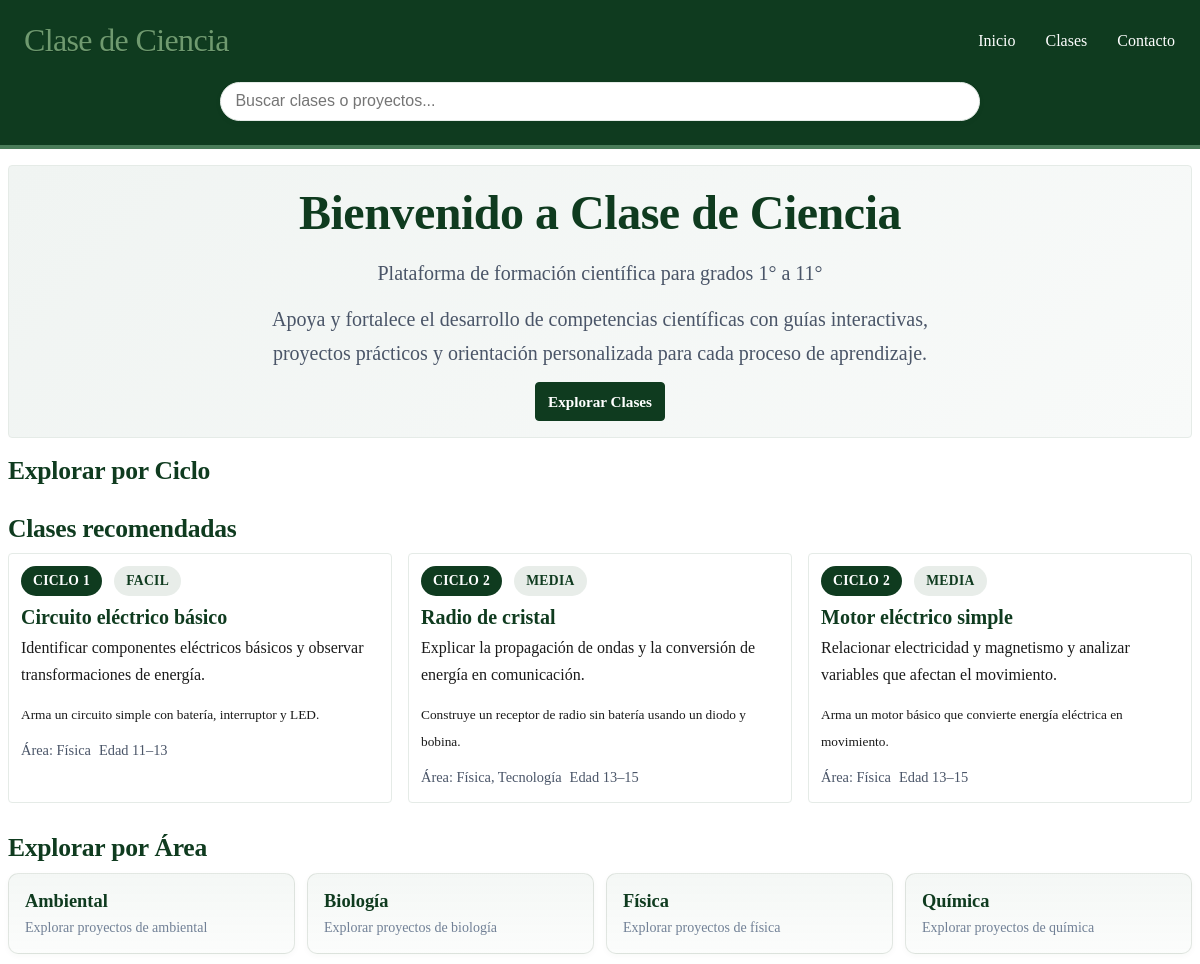
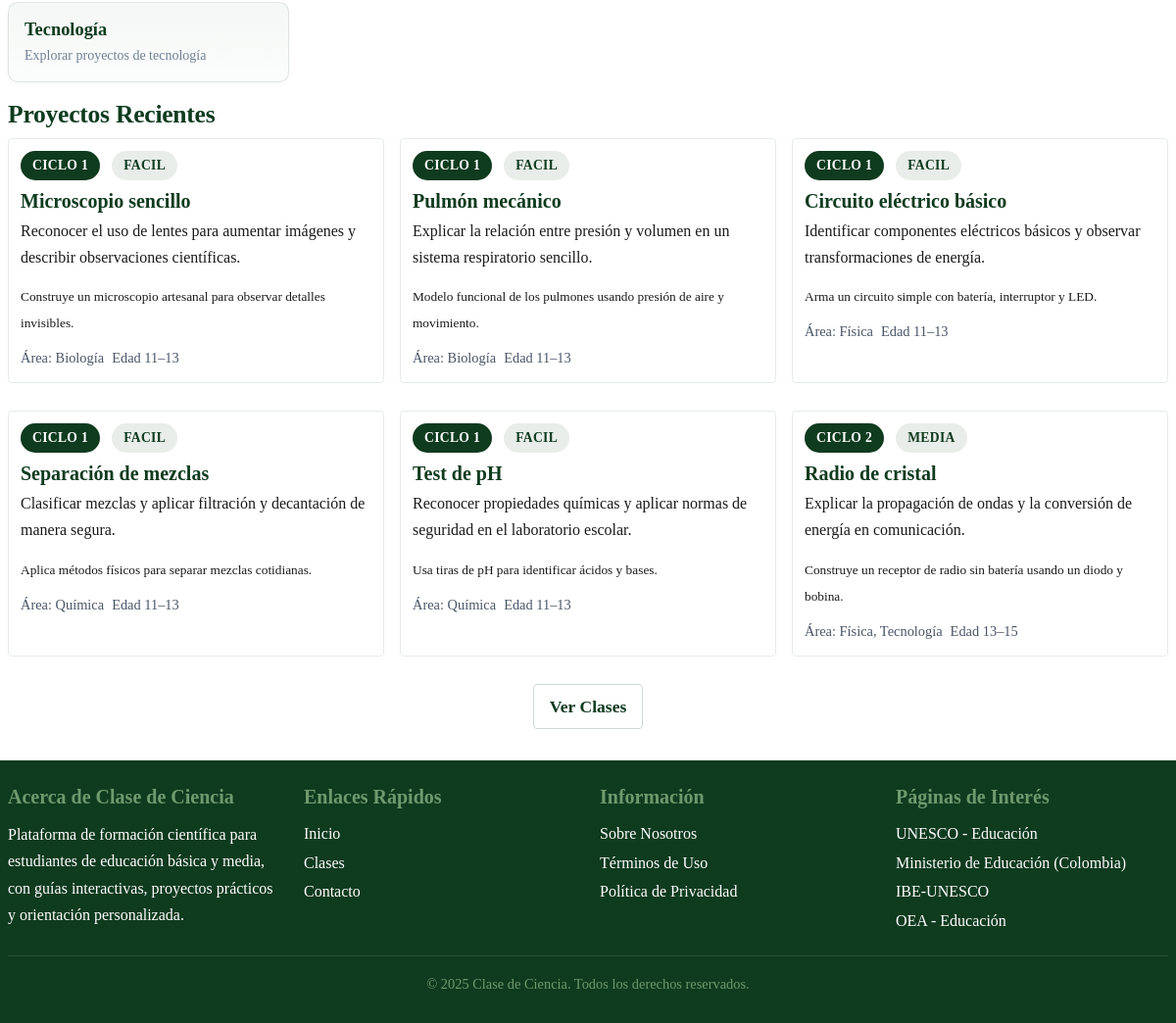
Before: / with the older database file (2 pictures, top to bottom).
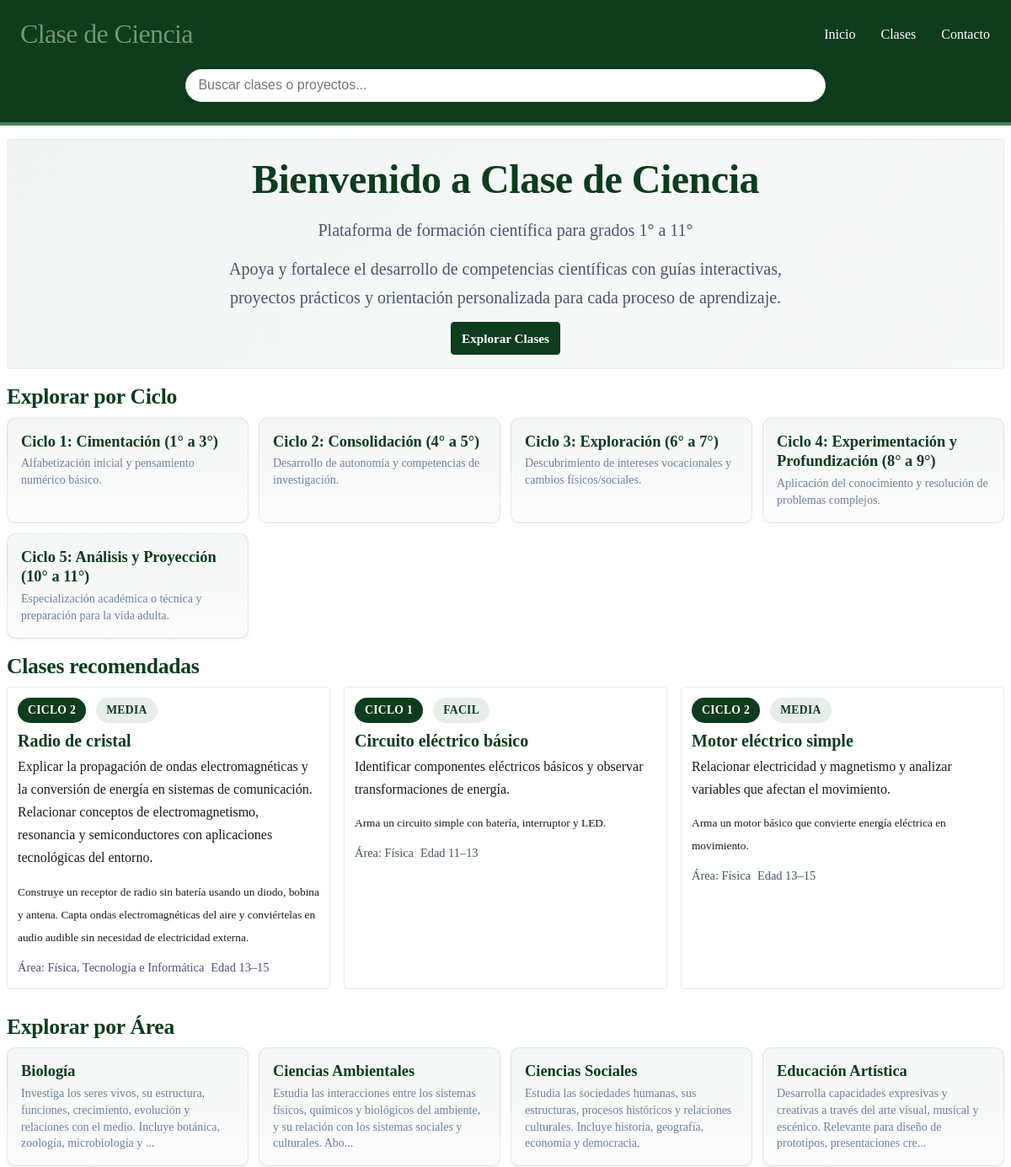
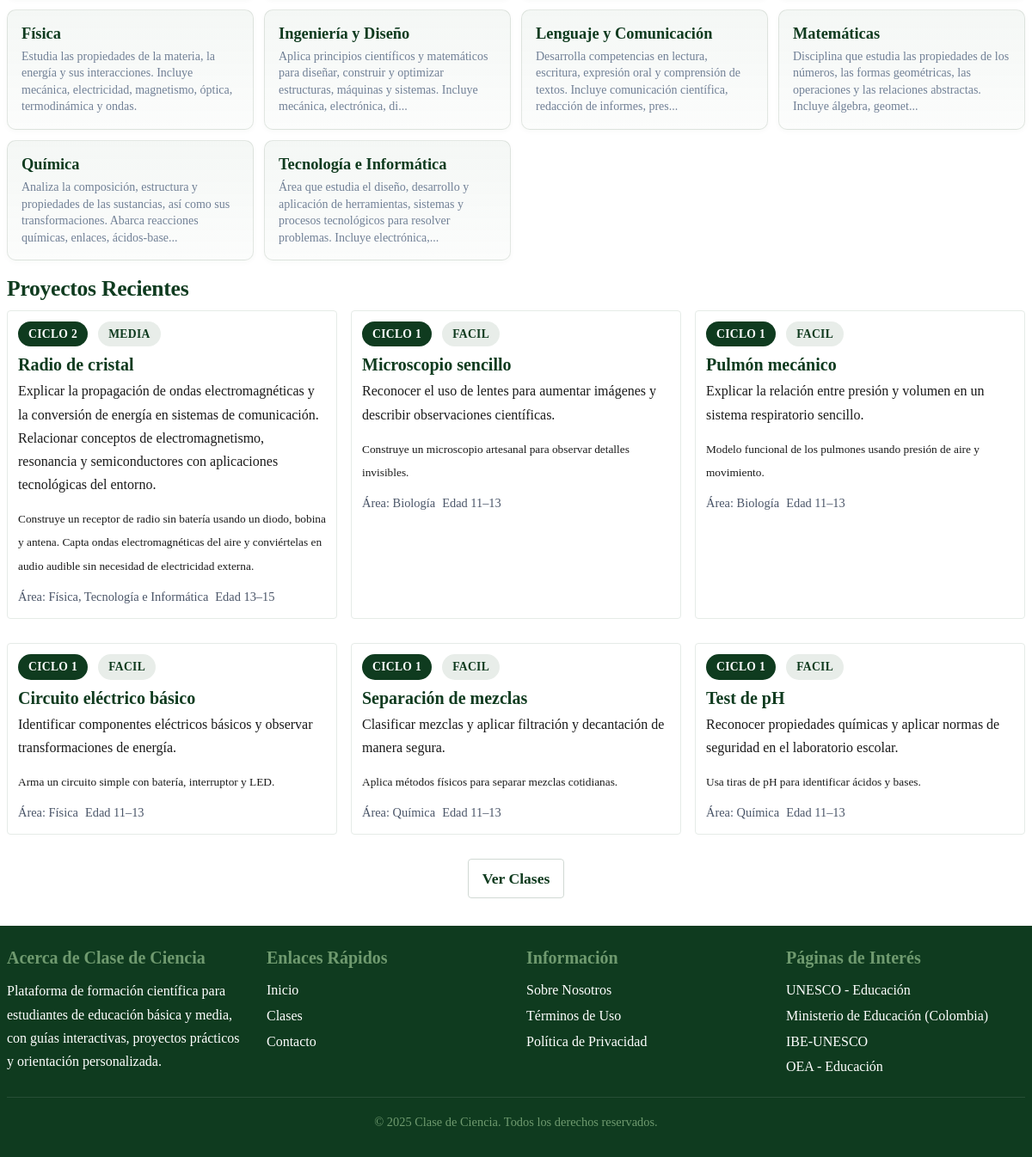
After: the same page with the newer database file (2 pictures, top to bottom).
### tables this page shows
CREATE TABLE `clases` (
  `id` int(11) NOT NULL,
  `nombre` varchar(180) NOT NULL,
  `slug` varchar(180) NOT NULL,
  `ciclo` tinyint(1) NOT NULL,
  `grados` longtext DEFAULT NULL CHECK (json_valid(`grados`)),
  `dificultad` varchar(32) DEFAULT NULL,
  `duracion_minutos` int(11) DEFAULT NULL,
  `resumen` text DEFAULT NULL,
  `objetivo_aprendizaje` text DEFAULT NULL,
  `imagen_portada` varchar(255) DEFAULT NULL,
  `video_portada` varchar(255) DEFAULT NULL,
  `seguridad` longtext DEFAULT NULL CHECK (json_valid(`seguridad`)),
  `seo_title` varchar(160) DEFAULT NULL,
  `seo_description` varchar(255) DEFAULT NULL,
  `canonical_url` varchar(255) DEFAULT NULL,
  `activo` tinyint(1) NOT NULL DEFAULT 1,
  `destacado` tinyint(1) NOT NULL DEFAULT 0,
  `orden_popularidad` int(11) NOT NULL DEFAULT 0,
  `status` enum('draft','published') NOT NULL DEFAULT 'draft',
  `published_at` datetime DEFAULT NULL,
  `autor` varchar(120) DEFAULT NULL,
  `contenido_html` mediumtext DEFAULT NULL,
  `created_at` datetime NOT NULL DEFAULT current_timestamp(),
  `updated_at` datetime NOT NULL DEFAULT current_timestamp() ON UPDATE current_timestamp()
);

CREATE TABLE `areas` (
  `id` int(11) NOT NULL,
  `nombre` varchar(80) NOT NULL,
  `slug` varchar(80) NOT NULL,
  `explicacion` text DEFAULT NULL
);

CREATE TABLE `ciclos` (
  `id` int(11) NOT NULL,
  `numero` int(11) NOT NULL COMMENT 'Número de ciclo (0-5)',
  `nombre` varchar(100) NOT NULL COMMENT 'Nombre del ciclo (ej: Exploración)',
  `slug` varchar(100) NOT NULL COMMENT 'URL-friendly identifier',
  `edad_min` int(11) NOT NULL COMMENT 'Edad mínima en años',
  `edad_max` int(11) NOT NULL COMMENT 'Edad máxima en años',
  `grados` longtext NOT NULL COMMENT 'Array JSON de grados (ej: [6,7])',
  `grados_texto` varchar(100) DEFAULT NULL COMMENT 'Representación textual de grados (ej: 6° a 7°)',
  `proposito` text NOT NULL COMMENT 'Propósito educativo del ciclo',
  `explicacion` text DEFAULT NULL COMMENT 'Explicación detallada del ciclo',
  `nivel_educativo` varchar(100) DEFAULT NULL COMMENT 'Equivalencia en sistema colombiano',
  `isced_level` varchar(20) DEFAULT NULL COMMENT 'Código UNESCO ISCED',
  `activo` tinyint(1) NOT NULL DEFAULT 1 COMMENT 'Si el ciclo está activo para uso',
  `orden` int(11) NOT NULL DEFAULT 0 COMMENT 'Orden de visualización'
);

### includes/db-functions.php (called while the page is built, shortened)
<?php
function cdc_get_featured_proyectos($pdo, $limit = 3) {
    $sql = "SELECT c.*, GROUP_CONCAT(DISTINCT a.nombre SEPARATOR ', ') AS areas_nombres
            FROM clases c
            LEFT JOIN clase_areas ca ON ca.clase_id = c.id
            LEFT JOIN areas a ON a.id = ca.area_id
            WHERE c.activo = 1 AND c.destacado = 1
            GROUP BY c.id
            ORDER BY c.updated_at DESC
            LIMIT ?";
    $stmt = $pdo->prepare($sql);
    $stmt->execute([$limit]);
    return $stmt->fetchAll();
}
function cdc_get_recent_proyectos($pdo, $limit = 6) {
    $sql = "SELECT c.*, GROUP_CONCAT(DISTINCT a.nombre SEPARATOR ', ') AS areas_nombres
            FROM clases c
            LEFT JOIN clase_areas ca ON ca.clase_id = c.id
            LEFT JOIN areas a ON a.id = ca.area_id
            WHERE c.activo = 1
            GROUP BY c.id
            ORDER BY c.updated_at DESC
            LIMIT ?";
    $stmt = $pdo->prepare($sql);
    $stmt->execute([$limit]);
    return $stmt->fetchAll();
}
function cdc_get_areas($pdo) {
    $stmt = $pdo->query("SELECT id, nombre, slug, explicacion FROM areas ORDER BY nombre");
    $rows = $stmt->fetchAll();
    foreach ($rows as &$row) {
        $explicacion = $row['explicacion'] ?? '';
        if (!empty($explicacion)) {
            $sentences = preg_split('/(?<=[.!?])\s+/', $explicacion, 3);
            $resumen = isset($sentences[0]) && isset($sentences[1])
                ? $sentences[0] . ' ' . $sentences[1]
                : $sentences[0] ?? '';
            if (strlen($resumen) > 150) {
                $resumen = mb_substr($resumen, 0, 147) . '...';
            }
        } else {
            $row['descripcion'] = 'Explorar proyectos de ' . strtolower($row['nombre']);
        }
    }
    return $rows;
}
function cdc_get_ciclos($pdo, $activo_only = true) {
    try {
        $sql = "SELECT numero, nombre, slug, edad_min, edad_max, grados, grados_texto,
                       proposito, explicacion, nivel_educativo, isced_level, activo, orden
                FROM ciclos ";
        if ($activo_only) {
            $sql .= "WHERE activo = 1 ";
        }
        $sql .= "ORDER BY orden ASC, numero ASC";
        $stmt = $pdo->query($sql);
        $rows = $stmt->fetchAll();
        foreach ($rows as &$row) {
            $proposito = $row['proposito'] ?? '';
            if (!empty($proposito)) {
                $sentences = preg_split('/(?<=[.!?])\s+/', $proposito, 2);
            } else {
                $row['proposito_corto'] = '';
            }
        }
        return $rows;
    } catch (Exception $e) {
        error_log('Error en cdc_get_ciclos: ' . $e->getMessage());
        return [];
    }
}

### includes/functions.php (called while the page is built, shortened)
<?php
function h($string) {
    return htmlspecialchars($string, ENT_QUOTES, 'UTF-8');
}

### index.php (the view, shortened to what this page needs)
<?php
require_once 'config.php';
require_once 'includes/functions.php';
require_once 'includes/db-functions.php';
$featured_projects = cdc_get_featured_proyectos($pdo, 3);
$recent_projects = cdc_get_recent_proyectos($pdo, 6);
$areas = cdc_get_areas($pdo);
$ciclos = cdc_get_ciclos($pdo, true);
include 'includes/header.php';
?>
<div class="container">
    <section class="hero">
        <h2>Bienvenido a <?= SITE_NAME ?></h2>
        <p class="hero-subtitle">Plataforma de formación científica para grados 1° a 11°</p>
        <p>Apoya y fortalece el desarrollo de competencias científicas con guías interactivas, proyectos prácticos y orientación personalizada para cada proceso de aprendizaje.</p>
        <div class="hero-actions">
            <a href="/clases" class="btn btn-primary">Explorar Clases</a>
        </div>
    </section>
        <section class="sections-overview">
            <h2>Explorar por Ciclo</h2>
            <div class="sections-grid">
                <?php foreach ($ciclos as $c): ?>
                <a href="/<?= h($c['slug']) ?>" class="section-card">
                    <h3>Ciclo <?= h($c['numero']) ?>: <?= h($c['nombre']) ?> (<?= h($c['grados_texto']) ?>)</h3>
                    <p><?= h($c['proposito_corto']) ?></p>
                </a>
                <?php endforeach; ?>
            </div>
        </section>
    <?php if (!empty($featured_projects)): ?>
    <section class="featured-articles">
        <h2>Clases recomendadas</h2>
        <div class="articles-grid featured">
            <?php foreach ($featured_projects as $p): ?>
            <article class="article-card featured" data-href="/proyecto.php?slug=<?= h($p['slug']) ?>">
                <a class="card-link" href="/proyecto.php?slug=<?= h($p['slug']) ?>">
                    <div class="card-content">
                        <div class="card-meta">
                            <span class="section-badge">Ciclo <?= h($p['ciclo']) ?></span>
                            <span class="difficulty-badge"><?= h(ucfirst($p['dificultad'])) ?></span>
                        </div>
                        <h3><?= h($p['nombre']) ?></h3>
                        <?php if (!empty($p['objetivo_aprendizaje'])): ?>
                        <p class="objective"><?= h($p['objetivo_aprendizaje']) ?></p>
                        <?php endif; ?>
                        <?php if (!empty($p['resumen'])): ?>
                        <p class="excerpt"><small><?= h($p['resumen']) ?></small></p>
                        <?php endif; ?>
                        <div class="card-footer">
                            <?php
                            $edad_label = '';
                            if (!empty($p['seguridad'])) {
                                $seg = json_decode($p['seguridad'], true);
                                if (is_array($seg) && isset($seg['edad_min'], $seg['edad_max'])) {
                                    $edad_label = 'Edad ' . (int)$seg['edad_min'] . '–' . (int)$seg['edad_max'];
                                }
                            }
                            $area_label = !empty($p['areas_nombres']) ? $p['areas_nombres'] : '';
                            ?>
                            <?php if ($area_label): ?><span class="area">Área: <?= h($area_label) ?></span><?php endif; ?>
                            <?php if ($edad_label): ?><span class="age"><?= h($edad_label) ?></span><?php endif; ?>
                        </div>
                    </div>
                </a>
            </article>
            <?php endforeach; ?>
        </div>
    </section>
    <?php endif; ?>
    <section class="sections-overview">
        <h2>Explorar por Área</h2>
        <div class="sections-grid">
            <?php foreach ($areas as $a): ?>
            <a href="/<?= h($a['slug']) ?>" class="section-card area-card">
                <h3><?= h($a['nombre']) ?></h3>
                <p class="area-description"><?= h($a['descripcion']) ?></p>
            </a>
            <?php endforeach; ?>
        </div>
    </section>
    <?php if (!empty($recent_projects)): ?>
    <section class="recent-articles">
        <h2>Proyectos Recientes</h2>
        <div class="articles-grid">
            <?php foreach ($recent_projects as $p): ?>
            <article class="article-card" data-href="/proyecto.php?slug=<?= h($p['slug']) ?>">
                <a class="card-link" href="/proyecto.php?slug=<?= h($p['slug']) ?>">
                    <div class="card-content">
                        <div class="card-meta">
                            <span class="section-badge">Ciclo <?= h($p['ciclo']) ?></span>
                            <span class="difficulty-badge"><?= h(ucfirst($p['dificultad'])) ?></span>
                        </div>
                        <h3><?= h($p['nombre']) ?></h3>
                        <?php if (!empty($p['objetivo_aprendizaje'])): ?>
                        <p class="objective"><?= h($p['objetivo_aprendizaje']) ?></p>
                        <?php endif; ?>
                        <?php if (!empty($p['resumen'])): ?>
                        <p class="excerpt"><small><?= h($p['resumen']) ?></small></p>
                        <?php endif; ?>
                        <div class="card-footer">
                            <?php
                            $edad_label = '';
                            if (!empty($p['seguridad'])) {
                                $seg = json_decode($p['seguridad'], true);
                                if (is_array($seg) && isset($seg['edad_min'], $seg['edad_max'])) {
                                    $edad_label = 'Edad ' . (int)$seg['edad_min'] . '–' . (int)$seg['edad_max'];
                                }
                            }
                            $area_label = !empty($p['areas_nombres']) ? $p['areas_nombres'] : '';
                            ?>
                            <?php if ($area_label): ?><span class="area">Área: <?= h($area_label) ?></span><?php endif; ?>
                            <?php if ($edad_label): ?><span class="age"><?= h($edad_label) ?></span><?php endif; ?>
                        </div>
                    </div>
                </a>
            </article>
            <?php endforeach; ?>
        </div>
        <div class="text-center">
            <a href="/clases" class="btn btn-secondary">Ver Clases</a>
        </div>
    </section>
    <?php endif; ?>
</div>
<?php include 'includes/footer.php'; ?>

### includes/header.php (shortened to what this page needs)
<!DOCTYPE html>
<html lang="en">
<head>
    <link rel="stylesheet" href="/assets/css/style.css">
    <link rel="stylesheet" href="/assets/css/article-content.css">
    <link rel="stylesheet" href="/assets/css/print.css" media="print">
</head>
<body class="<?= isset($body_class) ? h($body_class) : '' ?>">
    <header class="site-header">
        <div class="container">
            <div class="header-content">
                <h1 class="site-title">
                    <a href="/"><?= SITE_NAME ?></a>
                </h1>
                <nav class="main-nav" aria-label="Main Navigation">
                    <ul>
                        <li><a href="/">Inicio</a></li>
                        <li><a href="/clases">Clases</a></li>
                        <li><a href="/contact.php">Contacto</a></li>
                    </ul>
                </nav>
            </div>
        </div>
        <div class="container">
            <form id="global-search-form" class="global-search" role="search" action="/search.php" method="get" autocomplete="off">
                <div class="search-wrapper">
                    <input id="global-search-input" name="q" type="search" placeholder="Buscar clases o proyectos..." aria-label="Buscar en el sitio" />
                </div>
            </form>
        </div>
    </header>
    <main class="site-main">

### includes/footer.php (shortened to what this page needs)
    </main>
    <footer class="site-footer">
        <div class="container">
            <div class="footer-content">
                <div class="footer-section">
                    <h3>Acerca de <?= SITE_NAME ?></h3>
                    <p>Plataforma de formación científica para estudiantes de educación básica y media, con guías interactivas, proyectos prácticos y orientación personalizada.</p>
                </div>
                <div class="footer-section">
                    <h3>Enlaces Rápidos</h3>
                    <ul>
                        <li><a href="/">Inicio</a></li>
                        <li><a href="/clases">Clases</a></li>
                        <li><a href="/contact.php">Contacto</a></li>
                    </ul>
                </div>
                <div class="footer-section">
                    <h3>Información</h3>
                    <ul>
                        <li><a href="/sobre-nosotros.php">Sobre Nosotros</a></li>
                        <li><a href="/terms.php">Términos de Uso</a></li>
                        <li><a href="/privacy.php">Política de Privacidad</a></li>
                    </ul>
                </div>
                <div class="footer-section">
                    <h3>Páginas de Interés</h3>
                    <ul>
                        <li><a href="https://www.unesco.org/es/education" target="_blank" rel="noopener">UNESCO - Educación</a></li>
                        <li><a href="https://www.mineducacion.gov.co/" target="_blank" rel="noopener">Ministerio de Educación (Colombia)</a></li>
                        <li><a href="https://www.ibe.unesco.org/" target="_blank" rel="noopener">IBE-UNESCO</a></li>
                        <li><a href="https://www.oas.org/es/sedi/dde/" target="_blank" rel="noopener">OEA - Educación</a></li>
                    </ul>
                </div>
            </div>
            <div class="footer-bottom">
                <p>&copy; <?= date('Y') ?> <?= SITE_NAME ?>. Todos los derechos reservados.</p>
            </div>
        </div>
    </footer>
</body>
</html>

Changed rows visible on the page:
added ciclos: numero "1", nombre "Cimentación", grados_texto "1° a 3°", proposito "Alfabetización inicial y pensamiento numérico básico."
added ciclos: numero "2", nombre "Consolidación", grados_texto "4° a 5°", proposito "Desarrollo de autonomía y competencias de investigación."
added ciclos: numero "3", nombre "Exploración", grados_texto "6° a 7°", proposito "Descubrimiento de intereses vocacionales y cambios físicos/sociales."
added ciclos: numero "4", nombre "Experimentación y Profundización", grados_texto "8° a 9°", proposito "Aplicación del conocimiento y resolución de problemas complejos."
added ciclos: numero "5", nombre "Análisis y Proyección", grados_texto "10° a 11°", proposito "Especialización académica o técnica y preparación para la vida adulta."
changed clases "Radio de cristal": objetivo_aprendizaje "Explicar la propagación de ondas y la conversión de energía en comunicación." → "…la propagación de ondas electromagnéticas y la conversión de energía en sistemas de comunicación. Relacionar conceptos de electromagnetismo, resonancia y semiconductores con aplicaciones tecnológicas del entorno."; resumen "Construye un receptor de radio sin batería usando un diodo y bobina." → "…sin batería usando un diodo, bobina y antena. Capta ondas electromagnéticas del aire y conviértelas en audio audible sin necesidad de electricidad externa."; area_label "Física, Tecnología" → "Física, Tecnología e Informática"; moves up the list
changed areas "Biología": descripcion "Explorar proyectos de biología" → "Investiga los seres vivos, su estructura, funciones, crecimiento, evolución y relaciones con el medio. Incluye botánica, zoología, microbiología y ..."; moves up the list
changed areas: nombre "Ambiental" → "Ciencias Ambientales"; descripcion "Explorar proyectos de ambiental" → "Estudia las interacciones entre los sistemas físicos, químicos y biológicos del ambiente, y su relación con los sistemas sociales y culturales. Abo..."
added areas: nombre "Ciencias Sociales", descripcion "Estudia las sociedades humanas, sus estructuras, procesos históricos y relaciones culturales. Incluye historia, geografía, economía y democracia."
added areas: nombre "Educación Artística", descripcion "Desarrolla capacidades expresivas y creativas a través del arte visual, musical y escénico. Relevante para diseño de prototipos, presentaciones cre..."
changed areas "Física": descripcion "Explorar proyectos de física" → "Estudia las propiedades de la materia, la energía y sus interacciones. Incluye mecánica, electricidad, magnetismo, óptica, termodinámica y ondas."
added areas: nombre "Ingeniería y Diseño", descripcion "Aplica principios científicos y matemáticos para diseñar, construir y optimizar estructuras, máquinas y sistemas. Incluye mecánica, electrónica, di..."
added areas: nombre "Lenguaje y Comunicación", descripcion "Desarrolla competencias en lectura, escritura, expresión oral y comprensión de textos. Incluye comunicación científica, redacción de informes, pres..."
added areas: nombre "Matemáticas", descripcion "Disciplina que estudia las propiedades de los números, las formas geométricas, las operaciones y las relaciones abstractas. Incluye álgebra, geomet..."
changed areas "Química": descripcion "Explorar proyectos de química" → "Analiza la composición, estructura y propiedades de las sustancias, así como sus transformaciones. Abarca reacciones químicas, enlaces, ácidos-base..."
changed areas: nombre "Tecnología" → "Tecnología e Informática"; descripcion "Explorar proyectos de tecnología" → "Área que estudia el diseño, desarrollo y aplicación de herramientas, sistemas y procesos tecnológicos para resolver problemas. Incluye electrónica,..."
